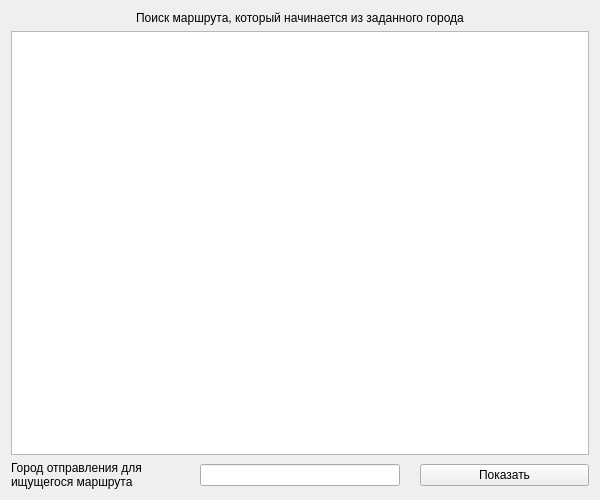
<?xml version="1.0" encoding="UTF-8"?>
<ui version="4.0">
 <class>GetRouteStartsInCityModal</class>
 <widget class="QWidget" name="GetRouteStartsInCityModal">
  <property name="geometry">
   <rect>
    <x>0</x>
    <y>0</y>
    <width>600</width>
    <height>500</height>
   </rect>
  </property>
  <property name="minimumSize">
   <size>
    <width>600</width>
    <height>500</height>
   </size>
  </property>
  <property name="maximumSize">
   <size>
    <width>600</width>
    <height>500</height>
   </size>
  </property>
  <property name="windowTitle">
   <string>Form</string>
  </property>
  <layout class="QHBoxLayout" name="horizontalLayout">
   <item>
    <layout class="QVBoxLayout" name="verticalLayout_2">
     <item>
      <widget class="QLabel" name="label_2">
       <property name="text">
        <string>Поиск маршрута, который начинается из заданного города</string>
       </property>
       <property name="alignment">
        <set>Qt::AlignCenter</set>
       </property>
      </widget>
     </item>
     <item>
      <widget class="QTableView" name="tableView"/>
     </item>
     <item>
      <layout class="QHBoxLayout" name="horizontalLayout_3">
       <property name="spacing">
        <number>20</number>
       </property>
       <item>
        <widget class="QLabel" name="label_3">
         <property name="sizePolicy">
          <sizepolicy hsizetype="Preferred" vsizetype="Minimum">
           <horstretch>0</horstretch>
           <verstretch>0</verstretch>
          </sizepolicy>
         </property>
         <property name="text">
          <string>Город отправления для ищущегося маршрута</string>
         </property>
         <property name="alignment">
          <set>Qt::AlignLeading|Qt::AlignLeft|Qt::AlignTop</set>
         </property>
         <property name="wordWrap">
          <bool>true</bool>
         </property>
        </widget>
       </item>
       <item>
        <widget class="QLineEdit" name="cityNameInput">
         <property name="maximumSize">
          <size>
           <width>200</width>
           <height>16777215</height>
          </size>
         </property>
        </widget>
       </item>
       <item>
        <widget class="QPushButton" name="updateTableViewButton">
         <property name="cursor">
          <cursorShape>PointingHandCursor</cursorShape>
         </property>
         <property name="text">
          <string>Показать</string>
         </property>
        </widget>
       </item>
      </layout>
     </item>
     <item>
      <layout class="QHBoxLayout" name="horizontalLayout_2"/>
     </item>
    </layout>
   </item>
  </layout>
 </widget>
 <resources/>
 <connections/>
</ui>
